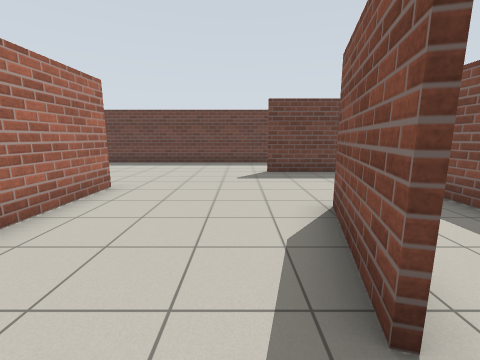
View 1 (above)

20 first-person views from a walk through a world built for the Gazebo simulator. The camera is 1.2 m above the floor, tilts 10° down and sees 90° across. The floor is counted in squares, 1 m on a side. Each view is taken from the middle of a square. On the plan, view 1 faces up. The plan holds only what a view shows up to about 11 squares ahead; the rest is blank.

View 2
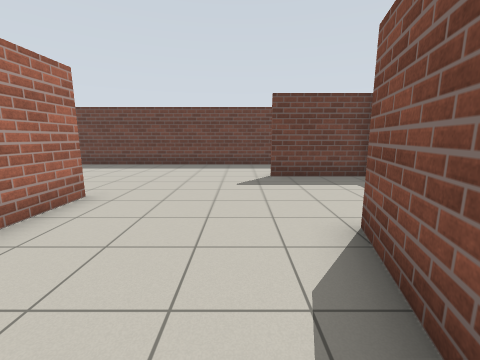

View 3
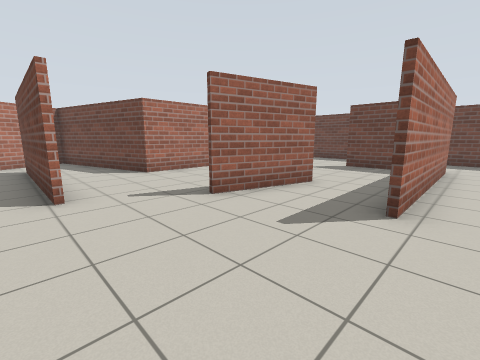

View 4
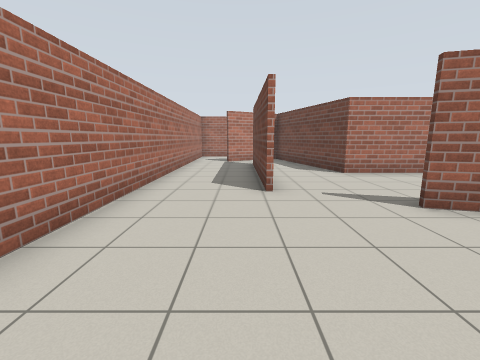

View 5
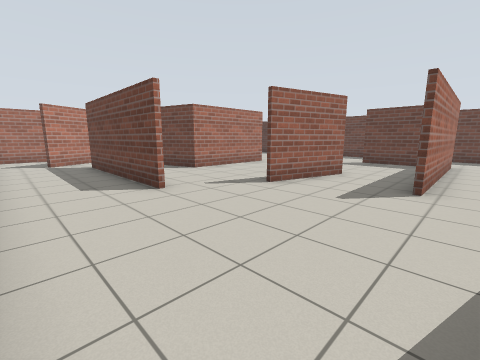

View 6
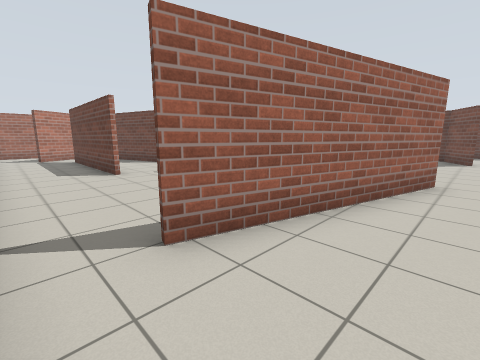

View 7
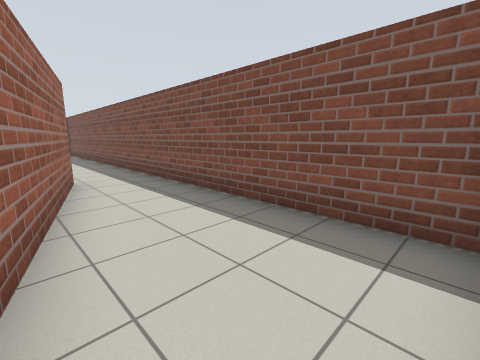

View 8
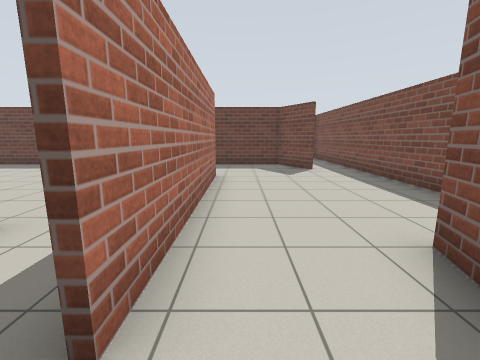

View 9
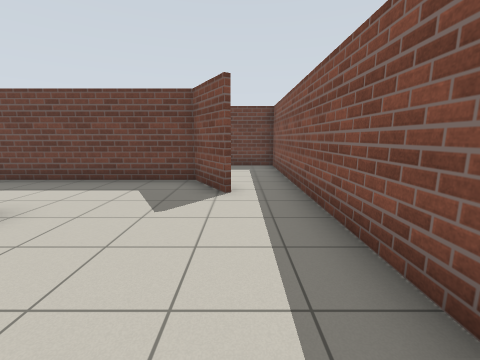

View 10
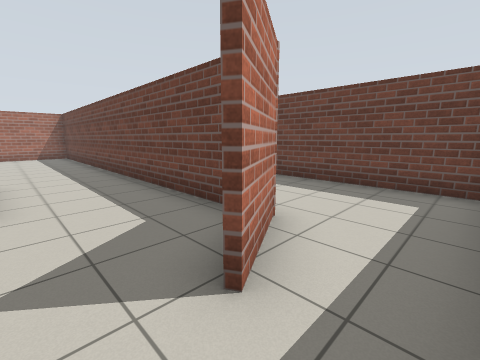

View 11
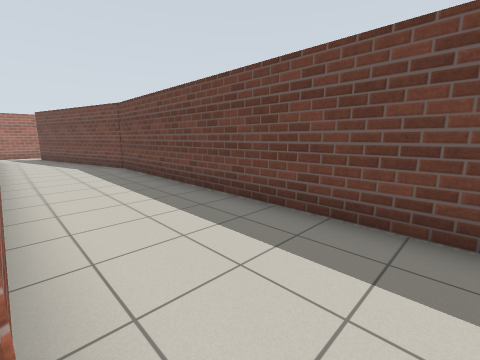

View 12
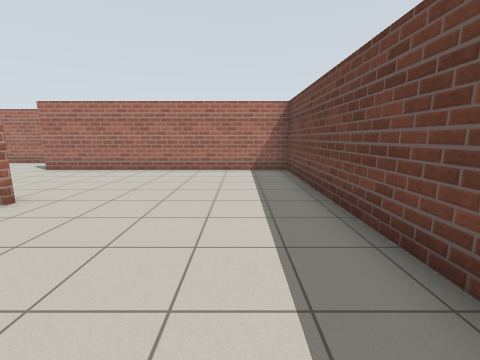

View 13
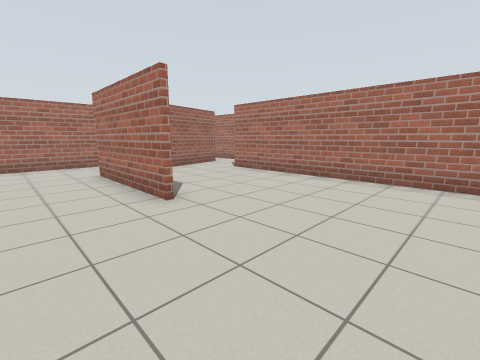

View 14
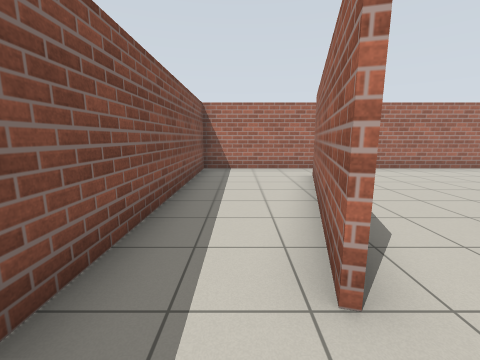

View 15
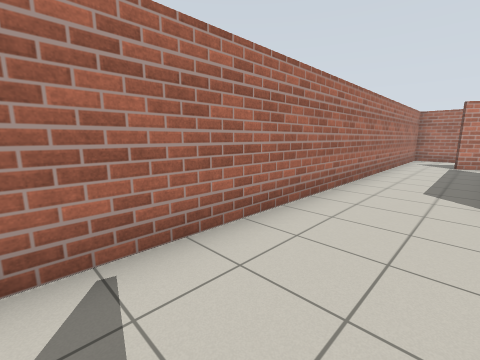

View 16
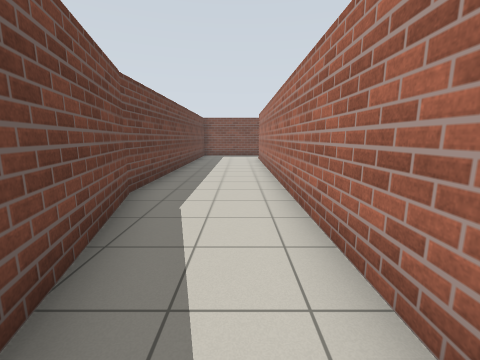

View 17
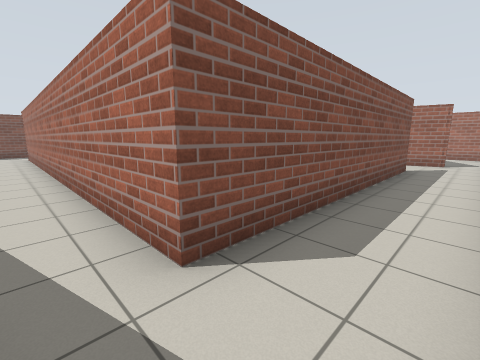

View 18
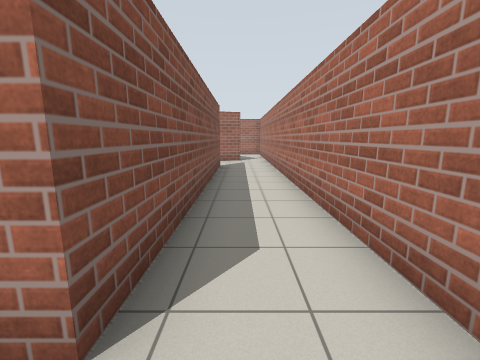

View 19
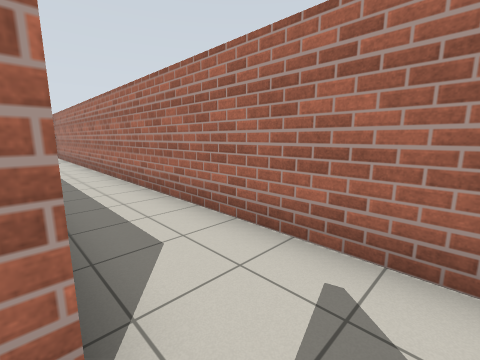

View 20
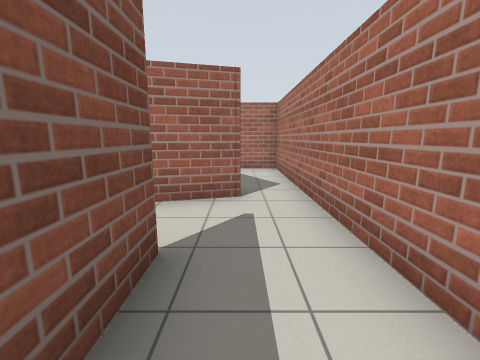

### Floor plan
Points are (right, up) in squares from view 1. A wall is a line through its corners. A room is listed if a view was taken in it or the views show most of it. See-through windows are left out.
Room 1 (views 1, 2, 12, 13)
walls: (-3.2, 5.9) (-3.2, 1.6) (-8.8, 0.1) (-7.7, -1.8); (1.8, 4.1) (1.4, 2.7); (0.9, 1.2) (1.7, 4.2); (4.1, 3.9) (4.1, 4.7); (4, 8.4) (0.9, 8.4); (-7.2, 0.7) (-6, 1); (-4, -1.2) (-0.9, -1.2); (7.7, 10.1) (6.7, 11.8) (-8, 11.8) (-8, 2.6)
ways out: opening at (-7, -1) to room 2; opening at (0, 0.5) to room 2; opening at (2.5, 3.5) to room 2; opening at (5.5, 9.5) to room 3; opening at (-8, 2) to room 4
Room 2 (views 3, 4, 5, 7, 8, 15)
walls: (-0.3, -1.4) (-6.1, -1.4); (1.4, 2.7) (1, 1.1); (4.2, 3.5) (4.2, 2); (-7.7, -1.8) (-7.2, -2.6); (-7.4, -4.4) (6.4, -4.4)
ways out: opening at (-7, -1) to room 1; opening at (0, 0.5) to room 1; opening at (2.5, 3.5) to room 1; opening at (5.5, 3) to room 3; opening at (6, -3.5) to room 3; opening at (-8, -3.5) to room 5
Room 3 (views 6, 9, 10, 11, 14)
walls: (4.2, 8.6) (4.2, 3.5); (7.3, 3.6) (5.6, -2.8); (7, 2.8) (7.2, 3.6); (-5.4, 11.9) (6.8, 11.9) (7.8, 10.1); (6.4, -4.4) (9.4, -4.4) (9.4, 15.4) (-2, 15.4) (-5.8, 14.4)
ways out: opening at (5.5, 9.5) to room 1; opening at (5.5, 3) to room 2; opening at (6, -3.5) to room 2; opening at (-6, 13) to room 4
Room 4 (views 16, 17, 18, 19, 20)
walls: (-8.2, 2.6) (-8.2, 11.9) (-5.4, 11.9); (-10.4, 13.1) (-10.4, 0.6); (-9.1, 0.1) (-7.2, 0.7)
ways out: opening at (-8, 2) to room 1; opening at (-6, 13) to room 3; opening at (-10, 0) to room 5
Room 5 (no view inside)
walls: (-10.4, 0.6) (-10.4, -4.4) (-7.4, -4.4)
ways out: opening at (-8, -3.5) to room 2; opening at (-10, 0) to room 4

Positions as (right, up) in squares from view 1, and headings:
1: (0, 0), facing up
2: (0, 1), facing up
3: (5, -2), facing up-left
4: (5, -2), facing left
5: (5, -4), facing up-left
6: (8, -4), facing up-left
7: (6, -4), facing up-right
8: (5, 1), facing up
9: (8, 5), facing up
10: (9, 9), facing up-left
11: (8, 12), facing up-left
12: (1, 10), facing left
13: (-1, 10), facing down-left
14: (8, 5), facing down
15: (5, -2), facing down-left
16: (-7, 13), facing right
17: (-10, 13), facing down-right
18: (-9, 13), facing down
19: (-8, 13), facing down-left
20: (-9, 5), facing down
